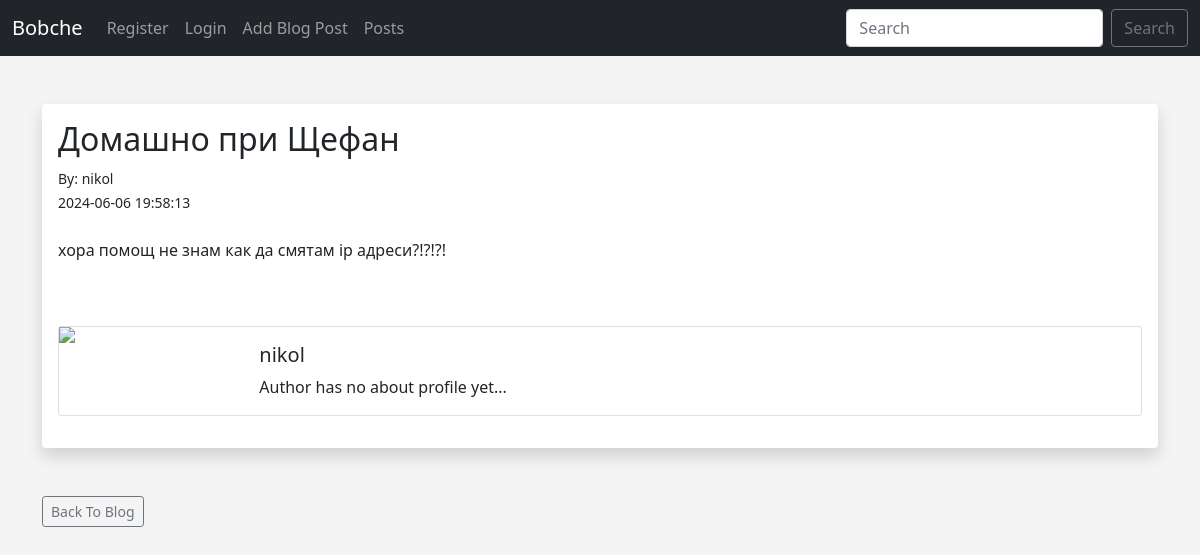
/posts/1, run on the app's committed database.
### app.py (models this page shows, shortened)
class Posts(db.Model):
	id = db.Column(db.Integer, primary_key=True)
	title = db.Column(db.String(255))
	content = db.Column(db.Text)
	author = db.Column(db.String(255))
	slug = db.Column(db.String(255))
	date_posted = db.Column(db.DateTime(timezone=True), default=func.now())
	poster_id = db.Column(db.Integer, db.ForeignKey('users.id'))

class Users(db.Model, UserMixin):
	id = db.Column(db.Integer, primary_key=True)
	username = db.Column(db.String(20), nullable=False, unique=True)
	name = db.Column(db.String(200), nullable=False)
	email = db.Column(db.String(120), nullable=False, unique=True)
	password_hash = db.Column(db.String(128))
	posts = db.relationship('Posts', backref='poster')
	@property
	def password(self):
		raise AttributeError('password is not a readable attribute')

### app.py (the view)
@app.route('/posts/<int:id>')
def post(id):
	post = Posts.query.get_or_404(id)
	return render_template('post.html', post=post)

### webforms.py
class SearchForm(FlaskForm):
	searched = StringField("Searched", validators=[DataRequired()])
	submit = SubmitField("Submit")

### app.py (called while the page is built)
@app.context_processor
def base():
	form = SearchForm()
	return dict(form=form)

### templates/post.html (shortened to what this page needs)
{% extends 'base.html' %}
{% block content %}
<br/>
<div class="shadow p-3 mb-5 bg-body rounded">
	<h2>{{ post.title }}</h2>
	<small>By: {{ post.poster.name }}<br/>
	{{ post.date_posted }}</small> <br/><br/>
	{{ post.content|safe }}<br/><br/>
<div class="card mb-3">
	<div class="row no-gutters">
		<div class="col-md-2">
			{% if post.poster.profile_pic %}
				<img src="{{ url_for('static', filename='images/' + post.poster.profile_pic)}}" width="150" align="left">
			{% else %}
				<img src="{{ url_for('static', filename='images/default_profile_pic.png')}}" width="150" align="left">
			{% endif %}
		</div>
		<div class="col-md-10">
			<div class="card-body">
				<h5 class="card-title">
					{{ post.poster.name }}
				</h5>
				<p class="card-text">
					{% if post.poster.about_author %}
						{{ post.poster.about_author }}
					{% else %}
						Author has no about profile yet...
					{% endif %}
				</p>
			</div>
		</div>
	</div>
</div>
</div>
<a href="{{ url_for('posts')}}" class="btn btn-outline-secondary btn-sm">Back To Blog</a>
{% endblock %}

### static/style.css (style rules this page uses)
body { background: #f4f4f4; }

### data on the page
Posts: title "Домашно при Щефан", date_posted "2024-06-06 19:58:13", content "хора помощ не знам как да смятам ip адреси?!?!?!"
Users: poster.name "nikol"
